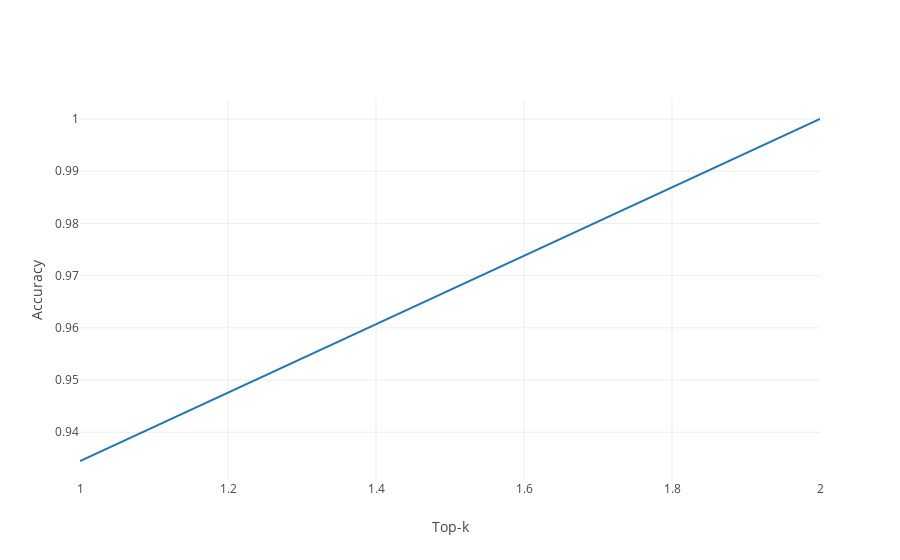

The notebook cell saved with this chart:
### Code cell
evaluator.plot_top_k_accuracy()

### Figure 1 — Plotly figure (JSON) as saved in the notebook; plotly's stock layout.template omitted (floating-point values rounded to 4 significant figures)
{"data": [{"mode": "lines", "name": "all", "type": "scatter", "x": [1, 2], "y": [0.9345, 1]}], "layout": {"title": null, "xaxis": {"title": "Top-k"}, "yaxis": {"title": "Accuracy"}}}
